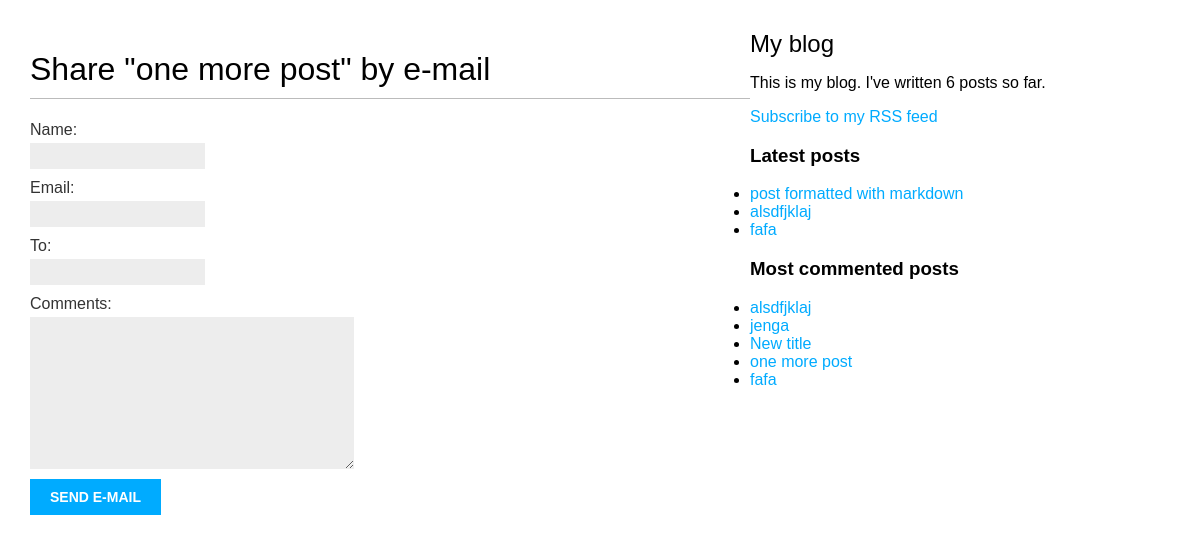
/blog/4/share/, run on the app's committed database.
### blog/models.py (models this page shows, shortened)
class Post(models.Model):
    STATUS_CHOICES = (
        ('draft', 'Draft'),
        ('published', 'Published'),
    )
    tags = TaggableManager()
    title = models.CharField(max_length=250)
    slug = models.SlugField(max_length=250, unique_for_date='publish')
    author = models.ForeignKey(User, on_delete=models.CASCADE, related_name='blog_posts')
    body = models.TextField()
    publish = models.DateTimeField(default=timezone.now)
    created = models.DateTimeField(auto_now_add=True)
    updated = models.DateTimeField(auto_now=True)
    status = models.CharField(max_length=10, choices=STATUS_CHOICES, default='draft')
    objects = models.Manager()
    published = PublishedManager()
    draft = DraftManager()
    class Meta:
        ordering = ('-publish',)
    def get_absolute_url(self):
        return reverse('blog:post_detail',
                       args=[self.publish.year,
                             self.publish.month,
                             self.publish.day,
                             self.slug])

### blog/views.py (the view)
# urls.py: path('<int:post_id>/share/', views.post_share, name='post_share'),
def post_share(request, post_id):
    post = get_object_or_404(Post, id=post_id, status='published')
    sent = False
    if request.method == 'POST':
        form = EmailPostForm(request.POST)
        if form.is_valid():
            cd = form.cleaned_data
            post_url = request.build_absolute_uri(post.get_absolute_url())
            subject = '{} ({}) recommends you reading "{}"'.format(cd['name'], cd['email'], post.title)
            message = 'Read "{}" at {}\n\n{}\'s comments: {}'.format(post.title, post_url, cd['name'], cd['comments'])
            send_mail(subject, message, 'admin@myblog.com', [cd['to']])
            sent = True
    else:
        form = EmailPostForm()
    return render(request, 'blog/post/share.html', {
        'post': post,
        'form': form,
        'sent': sent
    })

### blog/forms.py
class EmailPostForm(forms.Form):
    name = forms.CharField(max_length=25)
    email = forms.EmailField()
    to = forms.EmailField()
    comments = forms.CharField(required=False, widget=forms.Textarea)

### blog/models.py (called while the page is built)
    def get_queryset(self):
        return super(PublishedManager, self).get_queryset().filter(status='published')

### blog/templatetags/blog_tags.py (called while the page is built)
@register.simple_tag
def total_posts():
    return Post.published.count()

@register.inclusion_tag('blog/post/latest_posts.html')
def show_latest_posts(count=5):
    latest_posts = Post.published.order_by('-publish')[:count]
    return {'latest_posts': latest_posts}

@register.simple_tag
def get_most_commented_posts(count=5):
    return Post.published.annotate(
        total_comments=Count('comments')
    ).order_by('-total_comments')[:count]

### blog/templates/blog/post/share.html (shortened to what this page needs)
{% extends "blog/base.html" %}
{% block content %}
{% if sent %}
<h1>E-mail successfully sent</h1>
<p>
    "{{ post.title }}" was successfully sent to {{ form.cleaned_data.to }}.
</p>
{% else %}
<h1>Share "{{ post.title }}" by e-mail</h1>
<form action="." method="post">
    {{ form.as_p }}
    <input type="submit" value="Send e-mail">
</form>
{% endif %}
{% endblock %}

### blog/templates/blog/base.html (shortened to what this page needs)
{% load blog_tags %}
{% load static %}
<!DOCTYPE html>
<html>
<head>
    <link href="{% static "css/blog.css" %}" rel="stylesheet">
</head>
<body>
<div id="content">
    {% block content %}
    {% endblock %}
</div>
<div id="siderbar">
    <h2>My blog</h2>
    <p>This is my blog. I've written {% total_posts %} posts so far.</p>
    <p><a href="{% url 'blog:post_feed' %}">Subscribe to my RSS feed</a> </p>
    <h3>Latest posts</h3>
    {% show_latest_posts 3 %}
    <h3>Most commented posts</h3>
    {% get_most_commented_posts as most_commented_posts %}
    <ul>
        {% for post in most_commented_posts %}
        <li>
            <a href="{{ post.get_absolute_url }}">{{ post.title }}</a>
        </li>
        {% endfor %}
    </ul>
</div>
</body>
</body>
</html>

### blog/templates/blog/post/latest_posts.html
<ul>
    {% for post in latest_posts %}
    <li>
        <a href="{{ post.get_absolute_url }}">{{ post.title }}</a>
    </li>
    {% endfor %}
</ul>

### blog/static/css/blog.css (style rules this page uses)
body { margin:0; padding:0; font-family:helvetica, sans-serif; }
a { color:#00abff; text-decoration:none; }
h1 { font-weight:normal; border-bottom:1px solid #bbb; padding:0 0 10px 0; }
h2 { font-weight:normal; margin:30px 0 0; }
#content { float:left; width:60%; padding:0 0 0 30px; }
label { float:left; clear:both; color:#333; margin-bottom:4px; }
input, textarea { clear:both; float:left; margin:0 0 10px; background:#ededed; border:0; padding:6px 10px; font-size:12px; }
input[type=submit] { font-weight:bold; background:#00abff; color:#fff; padding:10px 20px; font-size:14px; text-transform:uppercase; }

### data on the page
Post: title "one more post"
Post: title "post formatted with markdown"
Post: title "alsdfjklaj"
Post: title "fafa"
Post: title "jenga"
Post: title "New title"
